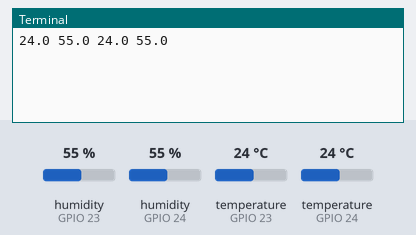
The program below on a simulated Raspberry Pi (BCM pin numbers). Shown: the last lines printed to the terminal. The test bench sets the inputs (shaded band); at power-on: humidity (sensors on GPIO 23, GPIO 24) 55 %, temperature (sensors on GPIO 23, GPIO 24) 24 °C. The clock reads 2024-03-15 10:24:30 at power-on unless the program sets it; files the program writes start out absent.

Above: at 1.2 s.
1.3 s: humidity (sensor on GPIO 23) set to 22 %
9.9 s: humidity (sensor on GPIO 24) set to 22 %
At 13.5 s:
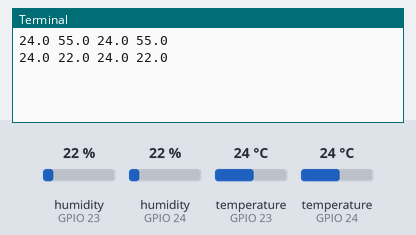
18.5 s: temperature (sensor on GPIO 23) set to 12 °C
At 23.8 s:
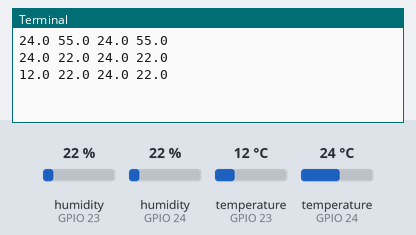
27.1 s: temperature (sensor on GPIO 24) set to 12 °C
At 35.2 s:
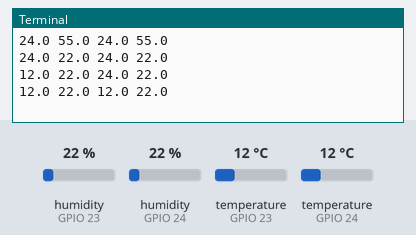
35.7 s: humidity (sensor on GPIO 23) set to 40 %
44.3 s: humidity (sensor on GPIO 24) set to 40 %
At 46.7 s:
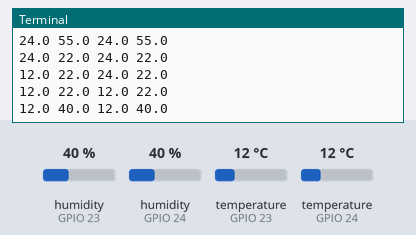
Timing chart, 0 to 48.2 s (numbered marks = the images above; inputs shaded):
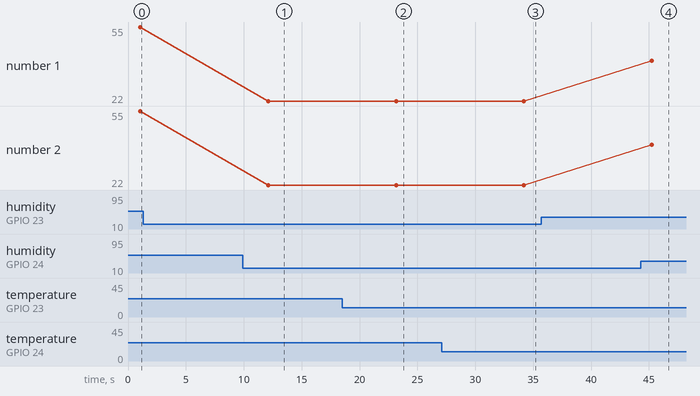

The program:

dht11.py
```python
import os
import time
import Adafruit_DHT

# BCM pin, not board pin
sensor=Adafruit_DHT.DHT11
sensor_pin1=23
sensor_pin2=24


try:
	filename='/home/nathan/RPi_Projects/dht11.csv'
	f = open(filename,'a+')
	if os.stat(filename).st_size == 0:
		f.write('Date,Time,Temperature,Humidity\r\n')

except:
	pass

while True:
	hum1, tmp1 = Adafruit_DHT.read_retry(sensor,sensor_pin1)
	hum2, tmp2 = Adafruit_DHT.read_retry(sensor,sensor_pin2)
	print(tmp1, hum1, tmp2, hum2)
	if hum1 is not None and tmp1 is not None and hum2 is not None and tmp2 is not None:
		f.write('{0},{1},{2:0.1f},{3:0.1f}%,{4:0.1f},{5:0.1f}%\r\n'.format(time.strftime('%m/%d/%y'),
		 time.strftime('%H:%M'),tmp1*9./5.+32.,hum1,tmp2*9./5.+32.,hum2))
	else:
		print('Failed to retreive data from sensor')

	time.sleep(10)
```

Measured:
- after the input at 9.9 s, the terminal: prints a new line after 2.2 s (image 1)
- after the input at 18.5 s, the terminal: prints a new line after 4.7 s (image 2)
- after the input at 27.1 s, the terminal: prints a new line after 7.1 s (image 3)
- after the input at 44.3 s, the terminal: prints a new line after 0.95 s (image 4)
